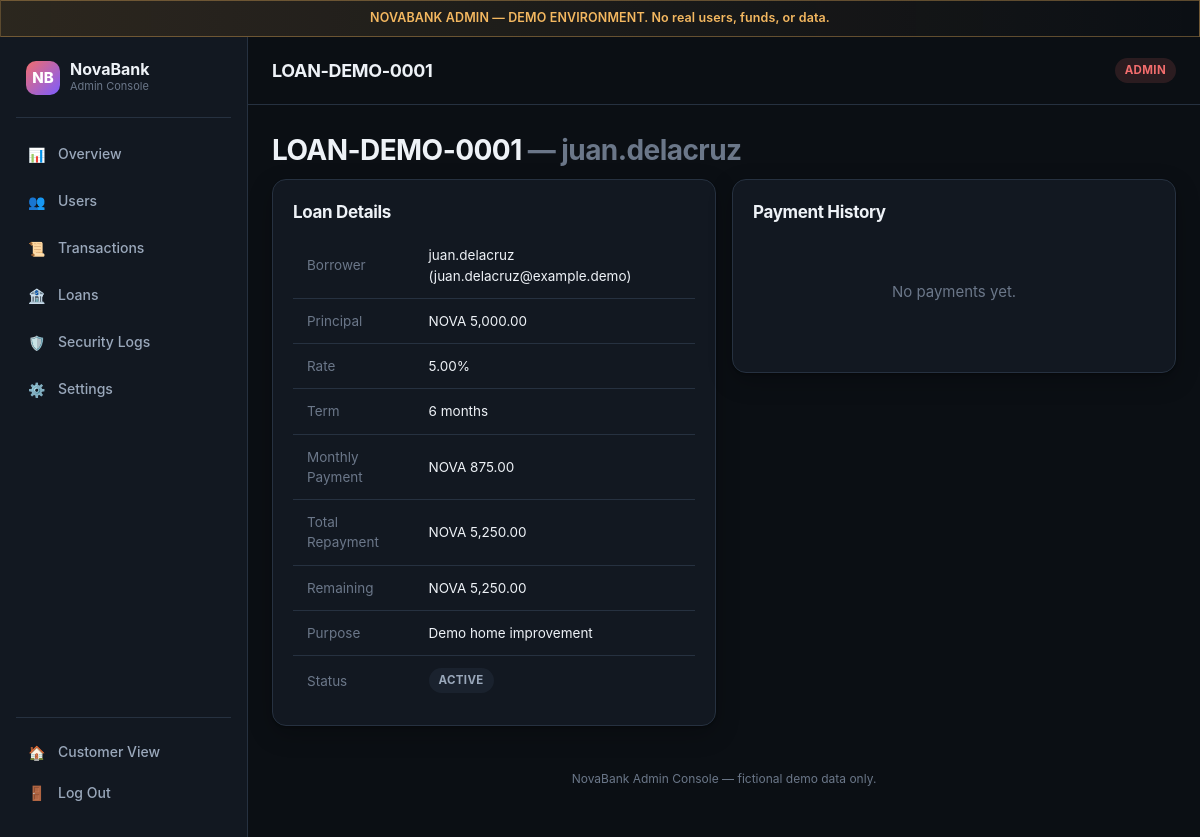
/admin/loan-detail.php?ref=LOAN-DEMO-0001 (signed in), run on the app's committed database.
### tables this page shows
CREATE TABLE loans (
    id INT UNSIGNED AUTO_INCREMENT PRIMARY KEY,
    loan_ref VARCHAR(30) NOT NULL UNIQUE,
    user_id INT UNSIGNED NOT NULL,
    principal DECIMAL(15,2) NOT NULL,
    interest_rate DECIMAL(5,2) NOT NULL,
    term_months SMALLINT UNSIGNED NOT NULL,
    monthly_payment DECIMAL(15,2) NOT NULL,
    total_repayment DECIMAL(15,2) NOT NULL,
    remaining_balance DECIMAL(15,2) NOT NULL,
    purpose VARCHAR(255) NOT NULL,
    status ENUM('pending','under_review','approved','rejected','active','fully_paid','defaulted') NOT NULL DEFAULT 'pending',
    applied_at TIMESTAMP NOT NULL DEFAULT CURRENT_TIMESTAMP,
    decided_at TIMESTAMP NULL,
    decided_by INT UNSIGNED NULL,
    FOREIGN KEY (user_id) REFERENCES users(id) ON DELETE CASCADE,
    FOREIGN KEY (decided_by) REFERENCES users(id)
);

CREATE TABLE users (
    id INT UNSIGNED AUTO_INCREMENT PRIMARY KEY,
    role_id TINYINT UNSIGNED NOT NULL DEFAULT 1,
    username VARCHAR(30) NOT NULL UNIQUE,
    email VARCHAR(120) NOT NULL UNIQUE,
    password_hash VARCHAR(255) NOT NULL,
    first_name VARCHAR(60) NOT NULL,
    last_name VARCHAR(60) NOT NULL,
    mobile_number VARCHAR(20) NOT NULL,
    date_of_birth DATE NOT NULL,
    address VARCHAR(255) NOT NULL,
    status ENUM('active','locked','suspended') NOT NULL DEFAULT 'active',
    failed_login_count INT UNSIGNED NOT NULL DEFAULT 0,
    locked_until DATETIME NULL,
    created_at TIMESTAMP NOT NULL DEFAULT CURRENT_TIMESTAMP,
    updated_at TIMESTAMP NOT NULL DEFAULT CURRENT_TIMESTAMP ON UPDATE CURRENT_TIMESTAMP,
    FOREIGN KEY (role_id) REFERENCES roles(id)
);

### includes/functions.php (called while the page is built, shortened)
<?php
function e(?string $value): string {
    return htmlspecialchars($value ?? '', ENT_QUOTES, 'UTF-8');
}
function format_money(float|string $amount): string {
    return APP_CURRENCY . ' ' . number_format((float)$amount, 2);
}

### admin/loan-detail.php (the view, shortened to what this page needs)
<?php
$pdo = db();
$ref = trim($_GET['ref'] ?? '');
$stmt = $pdo->prepare('SELECT l.*, u.username, u.email FROM loans l JOIN users u ON u.id = l.user_id WHERE l.loan_ref = ?');
$stmt->execute([$ref]);
$loan = $stmt->fetch();
$stmt = $pdo->prepare('SELECT * FROM loan_payments WHERE loan_id = ? ORDER BY paid_at DESC');
$stmt->execute([$loan['id']]);
$payments = $stmt->fetchAll();
$pageTitle = $loan['loan_ref'];
require __DIR__ . '/includes/admin-header.php';
?>
<h1><?= e($loan['loan_ref']) ?> <span class="text-faint">— <?= e($loan['username']) ?></span></h1>
<div class="grid grid-2" style="grid-template-columns: 1fr 1fr; align-items:start;">
    <div class="card">
        <h3>Loan Details</h3>
        <table>
            <tr><td class="text-faint">Borrower</td><td><?= e($loan['username']) ?> (<?= e($loan['email']) ?>)</td></tr>
            <tr><td class="text-faint">Principal</td><td><?= e(format_money($loan['principal'])) ?></td></tr>
            <tr><td class="text-faint">Rate</td><td><?= e((string)$loan['interest_rate']) ?>%</td></tr>
            <tr><td class="text-faint">Term</td><td><?= (int)$loan['term_months'] ?> months</td></tr>
            <tr><td class="text-faint">Monthly Payment</td><td><?= e(format_money($loan['monthly_payment'])) ?></td></tr>
            <tr><td class="text-faint">Total Repayment</td><td><?= e(format_money($loan['total_repayment'])) ?></td></tr>
            <tr><td class="text-faint">Remaining</td><td><?= e(format_money($loan['remaining_balance'])) ?></td></tr>
            <tr><td class="text-faint">Purpose</td><td><?= e($loan['purpose']) ?></td></tr>
            <tr><td class="text-faint">Status</td><td><span class="badge badge-neutral"><?= e(ucwords(str_replace('_',' ',$loan['status']))) ?></span></td></tr>
        </table>
    </div>
    <div class="card">
        <h3>Payment History</h3>
        <?php if (empty($payments)): ?>
            <div class="empty-state">No payments yet.</div>
        <?php endif; ?>
    </div>
</div>
<?php require __DIR__ . '/includes/admin-footer.php'; ?>

### admin/includes/admin-header.php (shortened to what this page needs)
<?php
$adminPage = basename($_SERVER['SCRIPT_NAME']);
$adminLinks = [
    ['index.php', 'Overview', '📊'],
    ['users.php', 'Users', '👥'],
    ['transactions.php', 'Transactions', '📜'],
    ['loans.php', 'Loans', '🏦'],
    ['security-logs.php', 'Security Logs', '🛡️'],
    ['settings.php', 'Settings', '⚙️'],
];
?>
<!DOCTYPE html>
<html lang="en" data-theme="dark">
<head>
<link rel="stylesheet" href="<?= APP_BASE_URL ?>/assets/css/style.css">
</head>
<body>
<div class="demo-banner">NOVABANK ADMIN — DEMO ENVIRONMENT. No real users, funds, or data.</div>
<div class="app-shell">
    <aside class="sidebar">
        <div class="brand">
            <div class="brand-mark" style="background:linear-gradient(135deg,#f26d6d,#7c5cff);">NB</div>
            <div>
                <div class="brand-name">NovaBank</div>
                <div class="brand-tagline">Admin Console</div>
            </div>
        </div>
        <?php foreach ($adminLinks as [$file, $label, $icon]): ?>
            <a href="<?= APP_BASE_URL ?>/admin/<?= $file ?>" class="nav-link <?= $adminPage === $file ? 'active' : '' ?>">
                <span class="nav-icon" aria-hidden="true"><?= $icon ?></span>
                <span><?= e($label) ?></span>
            </a>
        <?php endforeach; ?>
        <div class="sidebar-footer">
            <a href="<?= APP_BASE_URL ?>/dashboard.php" class="nav-link"><span class="nav-icon">🏠</span><span>Customer View</span></a>
            <form method="post" action="<?= APP_BASE_URL ?>/logout.php">
                <button type="submit" class="nav-link" style="width:100%;text-align:left;border:none;background:none;cursor:pointer;font-family:inherit;">
                    <span class="nav-icon">🚪</span><span>Log Out</span>
                </button>
            </form>
        </div>
    </aside>
    <div class="main-area">
        <header class="topbar">
            <div class="topbar-left"><h1 style="font-size:18px;margin:0;"><?= e($pageTitle ?? '') ?></h1></div>
            <div class="topbar-right">
                <span class="badge badge-danger">ADMIN</span>
            </div>
        </header>
        <main class="page-content">

### assets/css/style.css (style rules this page uses)
:root { --color-bg: #0b0f14; --color-surface: #121821; --color-surface-2: #1a222e; --color-border: #263140; --color-text: #eef2f7; --color-text-dim: #9aa8bb; --color-text-faint: #6b7789; --color-brand: #3d8bfd; --color-brand-dim: #2a63b3; --color-brand-glow: rgba(61, 139, 253, 0.15); --color-success: #2dd4a7; --color-success-dim: rgba(45, 212, 167, 0.14); --color-danger: #f26d6d; --color-danger-dim: rgba(242, 109, 109, 0.14); --color-warning: #f4b860; --color-warning-dim: rgba(244, 184, 96, 0.14); --radius-sm: 8px; --radius-md: 14px; --radius-lg: 20px; --shadow-card: 0 1px 2px rgba(0,0,0,0.3), 0 8px 24px rgba(0,0,0,0.24); --font-display: 'Inter', -apple-system, BlinkMacSystemFont, 'Segoe UI', sans-serif; --font-mono: 'JetBrains Mono', 'Courier New', monospace; --header-height: 68px; --sidebar-width: 248px; --bottomnav-height: 64px; --transition-fast: 140ms ease; }
* { box-sizing: border-box; }
html, body { margin: 0; padding: 0; background: var(--color-bg); color: var(--color-text); font-family: var(--font-display); -webkit-font-smoothing: antialiased; scroll-behavior: smooth; }
body { font-size: 15px; line-height: 1.5; min-height: 100vh; }
h1, h2, h3, h4 { margin: 0 0 8px; font-weight: 650; letter-spacing: -0.02em; }
h1 { font-size: 28px; }
h3 { font-size: 17px; }
a { color: var(--color-brand); text-decoration: none; }
.app-shell { display: flex; min-height: 100vh; }
.sidebar { width: var(--sidebar-width); background: var(--color-surface); border-right: 1px solid var(--color-border); padding: 24px 16px; display: flex; flex-direction: column; gap: 4px; position: sticky; top: 0; height: 100vh; flex-shrink: 0; }
.brand { display: flex; align-items: center; gap: 10px; padding: 0 10px 22px; margin-bottom: 10px; border-bottom: 1px solid var(--color-border); }
.brand-mark { width: 34px; height: 34px; border-radius: 10px; background: linear-gradient(135deg, var(--color-brand), #7c5cff); display: flex; align-items: center; justify-content: center; font-weight: 800; color: #fff; font-size: 15px; flex-shrink: 0; }
.brand-name { font-weight: 700; font-size: 16px; line-height: 1.1; }
.brand-tagline { font-size: 11px; color: var(--color-text-faint); }
.nav-link { display: flex; align-items: center; gap: 12px; padding: 11px 12px; border-radius: var(--radius-sm); color: var(--color-text-dim); font-size: 14px; font-weight: 500; transition: background var(--transition-fast), color var(--transition-fast); }
.nav-icon { width: 18px; height: 18px; flex-shrink: 0; }
.sidebar-footer { margin-top: auto; padding-top: 12px; border-top: 1px solid var(--color-border); }
.main-area { flex: 1; min-width: 0; display: flex; flex-direction: column; }
.topbar { height: var(--header-height); display: flex; align-items: center; justify-content: space-between; padding: 0 24px; border-bottom: 1px solid var(--color-border); background: var(--color-bg); position: sticky; top: 0; z-index: 20; }
.topbar-left { display: flex; align-items: center; gap: 14px; }
.topbar-right { display: flex; align-items: center; gap: 10px; }
.page-content { padding: 24px; max-width: 1180px; width: 100%; margin: 0 auto; }
.demo-banner { background: linear-gradient(90deg, var(--color-warning-dim), transparent); border: 1px solid rgba(244, 184, 96, 0.35); color: var(--color-warning); font-size: 12.5px; font-weight: 600; padding: 8px 24px; text-align: center; letter-spacing: 0.01em; }
.card { background: var(--color-surface); border: 1px solid var(--color-border); border-radius: var(--radius-md); padding: 20px; box-shadow: var(--shadow-card); }
.grid { display: grid; gap: 16px; }
.grid-2 { grid-template-columns: repeat(2, 1fr); }
table { width: 100%; border-collapse: collapse; }
th, td { text-align: left; padding: 12px 14px; font-size: 13.5px; border-bottom: 1px solid var(--color-border); }
tr:last-child td { border-bottom: none; }
.badge { display: inline-flex; align-items: center; padding: 4px 10px; border-radius: 999px; font-size: 11.5px; font-weight: 700; text-transform: uppercase; letter-spacing: 0.03em; }
.badge-danger { background: var(--color-danger-dim); color: var(--color-danger); }
.badge-neutral { background: var(--color-surface-2); color: var(--color-text-dim); }
.text-faint { color: var(--color-text-faint); }
.empty-state { text-align: center; padding: 48px 20px; color: var(--color-text-faint); }

### data on the page
loans: loan_ref "LOAN-DEMO-0001", user.username "juan.delacruz", user.email "juan.delacruz@example.demo", principal "NOVA 5,000.00", interest_rate "5.00", term_months "6", monthly_payment "NOVA 875.00", total_repayment "NOVA 5,250.00", remaining_balance "NOVA 5,250.00", purpose "Demo home improvement", status "ACTIVE"

### other printed values
$icon "📊"
$label "Overview"
$icon "👥"
$label "Users"
$icon "📜"
$label "Transactions"
$icon "🏦"
$label "Loans"
$icon "🛡️"
$label "Security Logs"
$icon "⚙️"
$label "Settings"
